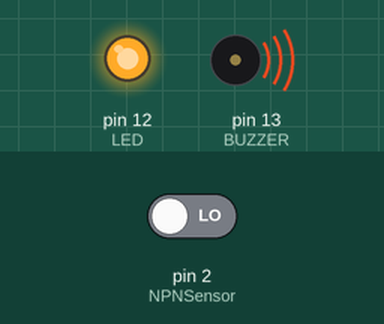
This sketch was run on a simulated Arduino Uno, built with avr-gcc and run on an emulated ATmega328P. Shown: output pins drawn as LEDs (lit = HIGH), buzzer (waves = sounding, pin HIGH). Inputs (shaded band) come from the test bench; at power-on: pin 2 (NPNSensor) LOW.

Above: at 1.2 s.
1.3 s: pin 2 (NPNSensor) driven HIGH
At 1.9 s:
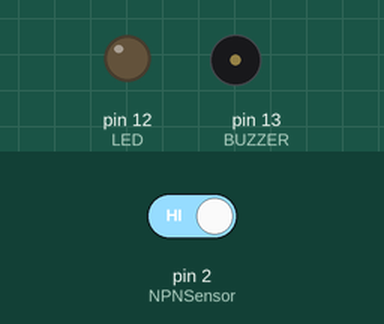
2.8 s: pin 2 (NPNSensor) driven LOW
At 4.2 s:
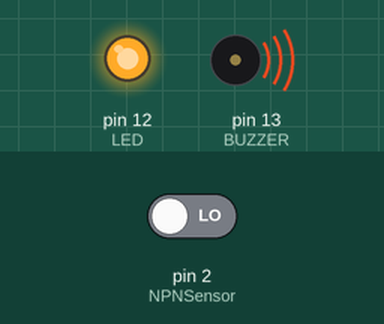
Timing chart, 0 to 5.8 s (numbered marks = the images above; inputs shaded):
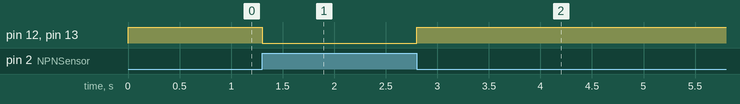

The sketch:

project.ino
```cpp
int NPNSensor=2;//connect ir sensor to arduino pin 2
int LED=12;//connect Led to arduino pin 12
int BUZZER=13;//connect to arduino pin 13
void setup()
{
  pinMode (NPNSensor,INPUT);//sensor pin INPUT
  pinMode (LED, OUTPUT);//Led pin OUTPUT
  pinMode (BUZZER,OUTPUT);//Buzzer pin OUTPUT
}
void loop()
{
  int statusSensor = digitalRead (NPNSensor);
  if(statusSensor == 1)
  {
   digitalWrite(LED, LOW);//LED LOW
   digitalWrite(BUZZER,LOW);//BUZZER LOW
  }
  else
   {
    digitalWrite(LED,HIGH);//LED High
    digitalWrite(BUZZER,HIGH);//BUZZER High
   }
}
```

Measured:
- after the input at 1.3 s, pin 12 (LED), pin 13 (BUZZER): HIGH → LOW at once
- after the input at 2.8 s, pin 12 (LED), pin 13 (BUZZER): LOW → HIGH at once
